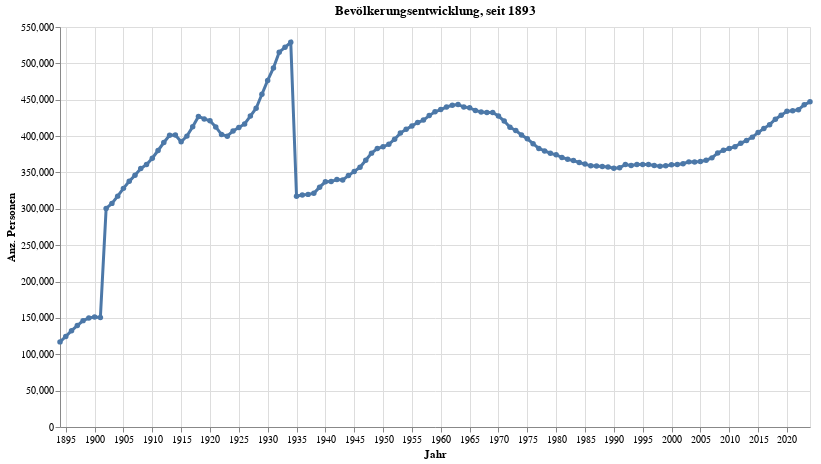

This figure's notebook cell:
### Code cell
grafik1 = mypy_dv.plot_altair_multiline_highlight(
    data = myAgg1.reset_index().query('sum_WBev>30')
    ,x = 'StichtagDatJahr:T'
    ,x_beschriftung = 'Jahr'
    ,y = 'sum_WBev:Q'
    ,y_beschriftung = 'Anz. Personen'
    ,category=''
    ,category_beschriftung=''
    ,warning_status = "ignore" #always or ignore
    ,myTitle="Bevölkerungsentwicklung, seit "+data_min_date
)
grafik1

### Figure 1 — Vega-Lite specification as saved in the notebook (floating-point values rounded to 4 significant figures; data arrays with more than 128 entries replaced by an {"elided": "..."} marker saying what was removed)
{"config": {"view": {"continuousWidth": 300, "continuousHeight": 300}}, "layer": [{"mark": {"type": "circle"}, "encoding": {"opacity": {"value": 1.3}, "tooltip": [{"field": "StichtagDatJahr", "type": "temporal"}, {"field": "sum_WBev", "type": "quantitative"}], "x": {"axis": {"title": "Jahr"}, "field": "StichtagDatJahr", "type": "temporal"}, "y": {"axis": {"title": "Anz. Personen"}, "field": "sum_WBev", "type": "quantitative"}}, "name": "view_1", "title": "Bevölkerungsentwicklung, seit 1893"}, {"mark": {"type": "line"}, "encoding": {"size": {"condition": {"test": {"not": {"param": "param_1"}}, "value": 1.2}, "value": 3}, "tooltip": [{"field": "StichtagDatJahr", "type": "temporal"}, {"field": "sum_WBev", "type": "quantitative"}], "x": {"axis": {"title": "Jahr"}, "field": "StichtagDatJahr", "type": "temporal"}, "y": {"axis": {"title": "Anz. Personen"}, "field": "sum_WBev", "type": "quantitative"}}, "title": "Bevölkerungsentwicklung, seit 1893"}], "data": {"name": "data-2f336f171e3e705c955e990e361553dd"}, "height": 400, "params": [{"name": "param_1", "select": {"type": "point", "fields": [""], "nearest": true, "on": "pointerover"}, "views": ["view_1"]}], "width": 750, "$schema": "https://vega.github.io/schema/vega-lite/v5.8.0.json", "datasets": {"data-2f336f171e3e705c955e990e361553dd": {"elided": "131 records"}}}
